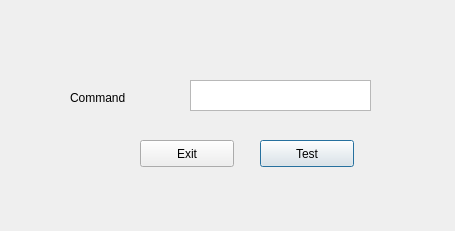
<?xml version="1.0" encoding="UTF-8"?>
<ui version="4.0">
 <class>Dialog</class>
 <widget class="QDialog" name="Dialog">
  <property name="geometry">
   <rect>
    <x>0</x>
    <y>0</y>
    <width>455</width>
    <height>231</height>
   </rect>
  </property>
  <property name="windowTitle">
   <string>Test Icaro</string>
  </property>
  <widget class="QPushButton" name="push_button_test">
   <property name="geometry">
    <rect>
     <x>260</x>
     <y>140</y>
     <width>94</width>
     <height>27</height>
    </rect>
   </property>
   <property name="text">
    <string>Test</string>
   </property>
  </widget>
  <widget class="QTextEdit" name="text_edit_command">
   <property name="geometry">
    <rect>
     <x>190</x>
     <y>80</y>
     <width>181</width>
     <height>31</height>
    </rect>
   </property>
  </widget>
  <widget class="QLabel" name="label">
   <property name="geometry">
    <rect>
     <x>70</x>
     <y>90</y>
     <width>71</width>
     <height>16</height>
    </rect>
   </property>
   <property name="text">
    <string>Command</string>
   </property>
  </widget>
  <widget class="QPushButton" name="push_button_exit">
   <property name="geometry">
    <rect>
     <x>140</x>
     <y>140</y>
     <width>94</width>
     <height>27</height>
    </rect>
   </property>
   <property name="text">
    <string>Exit</string>
   </property>
  </widget>
 </widget>
 <resources/>
 <connections>
  <connection>
   <sender>push_button_test</sender>
   <signal>clicked()</signal>
   <receiver>text_edit_command</receiver>
   <slot>clear()</slot>
   <hints>
    <hint type="sourcelabel">
     <x>216</x>
     <y>153</y>
    </hint>
    <hint type="destinationlabel">
     <x>280</x>
     <y>95</y>
    </hint>
   </hints>
  </connection>
  <connection>
   <sender>push_button_exit</sender>
   <signal>clicked()</signal>
   <receiver>Dialog</receiver>
   <slot>close()</slot>
   <hints>
    <hint type="sourcelabel">
     <x>186</x>
     <y>153</y>
    </hint>
    <hint type="destinationlabel">
     <x>227</x>
     <y>115</y>
    </hint>
   </hints>
  </connection>
 </connections>
</ui>
